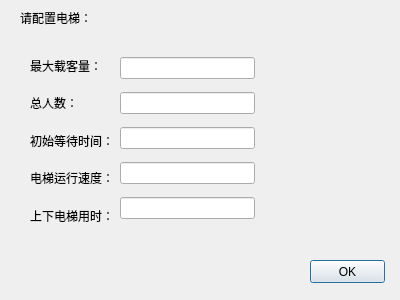
<?xml version="1.0" encoding="UTF-8"?>
<ui version="4.0">
 <class>Dialog</class>
 <widget class="QDialog" name="Dialog">
  <property name="geometry">
   <rect>
    <x>0</x>
    <y>0</y>
    <width>400</width>
    <height>300</height>
   </rect>
  </property>
  <property name="windowTitle">
   <string>Dialog</string>
  </property>
  <widget class="QLabel" name="label">
   <property name="geometry">
    <rect>
     <x>20</x>
     <y>10</y>
     <width>91</width>
     <height>16</height>
    </rect>
   </property>
   <property name="text">
    <string>请配置电梯：</string>
   </property>
  </widget>
  <widget class="QPushButton" name="pushButton">
   <property name="geometry">
    <rect>
     <x>310</x>
     <y>260</y>
     <width>75</width>
     <height>23</height>
    </rect>
   </property>
   <property name="text">
    <string>OK</string>
   </property>
  </widget>
  <widget class="QWidget" name="">
   <property name="geometry">
    <rect>
     <x>30</x>
     <y>50</y>
     <width>86</width>
     <height>181</height>
    </rect>
   </property>
   <layout class="QVBoxLayout" name="verticalLayout">
    <item>
     <widget class="QLabel" name="label_2">
      <property name="text">
       <string>最大载客量：</string>
      </property>
     </widget>
    </item>
    <item>
     <widget class="QLabel" name="label_3">
      <property name="text">
       <string>总人数：</string>
      </property>
     </widget>
    </item>
    <item>
     <widget class="QLabel" name="label_4">
      <property name="text">
       <string>初始等待时间：</string>
      </property>
     </widget>
    </item>
    <item>
     <widget class="QLabel" name="label_5">
      <property name="text">
       <string>电梯运行速度：</string>
      </property>
     </widget>
    </item>
    <item>
     <widget class="QLabel" name="label_6">
      <property name="text">
       <string>上下电梯用时：</string>
      </property>
     </widget>
    </item>
   </layout>
  </widget>
  <widget class="QWidget" name="">
   <property name="geometry">
    <rect>
     <x>120</x>
     <y>50</y>
     <width>135</width>
     <height>181</height>
    </rect>
   </property>
   <layout class="QVBoxLayout" name="verticalLayout_2">
    <item>
     <widget class="QLineEdit" name="lineEdit"/>
    </item>
    <item>
     <widget class="QLineEdit" name="lineEdit_2"/>
    </item>
    <item>
     <widget class="QLineEdit" name="lineEdit_3"/>
    </item>
    <item>
     <widget class="QLineEdit" name="lineEdit_4"/>
    </item>
    <item>
     <widget class="QLineEdit" name="lineEdit_5"/>
    </item>
   </layout>
  </widget>
 </widget>
 <resources/>
 <connections/>
</ui>
